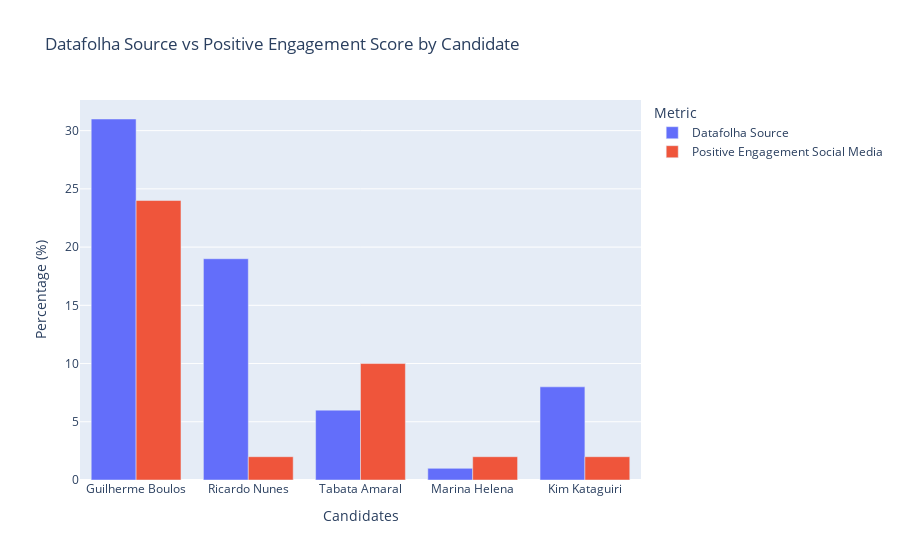

This figure's notebook cell:
### Code cell
fig = px.bar(df_comp,
             x='candidates',
             y=['Datafolha Source', 'Positive Engagement Social Media'],
             barmode='group',  # Grouped bar chart
             labels={'value': 'Value', 'variable': 'Metric', 'candidates': 'Candidates'},  # Rename labels
             title='Datafolha Source vs Positive Engagement Score by Candidate')

fig.update_layout(yaxis_title='Percentage (%)')  # Customizing y-axis title

fig.show()

### Figure 1 — Plotly figure (JSON) as saved in the notebook; plotly's stock layout.template omitted (floating-point values rounded to 4 significant figures)
{"data": [{"alignmentgroup": "True", "hovertemplate": "Metric=Datafolha Source<br>Candidates=%{x}<br>Value=%{y}<extra></extra>", "legendgroup": "Datafolha Source", "marker": {"color": "#636efa", "pattern": {"shape": ""}}, "name": "Datafolha Source", "offsetgroup": "Datafolha Source", "orientation": "v", "showlegend": true, "textposition": "auto", "type": "bar", "x": ["Guilherme Boulos", "Ricardo Nunes", "Tabata Amaral", "Marina Helena", "Kim Kataguiri"], "xaxis": "x", "y": [31, 19, 6, 1, 8], "yaxis": "y"}, {"alignmentgroup": "True", "hovertemplate": "Metric=Positive Engagement Social Media<br>Candidates=%{x}<br>Value=%{y}<extra></extra>", "legendgroup": "Positive Engagement Social Media", "marker": {"color": "#EF553B", "pattern": {"shape": ""}}, "name": "Positive Engagement Social Media", "offsetgroup": "Positive Engagement Social Media", "orientation": "v", "showlegend": true, "textposition": "auto", "type": "bar", "x": ["Guilherme Boulos", "Ricardo Nunes", "Tabata Amaral", "Marina Helena", "Kim Kataguiri"], "xaxis": "x", "y": [24, 2, 10, 2, 2], "yaxis": "y"}], "layout": {"barmode": "group", "legend": {"title": {"text": "Metric"}, "tracegroupgap": 0}, "title": {"text": "Datafolha Source vs Positive Engagement Score by Candidate"}, "xaxis": {"anchor": "y", "domain": [0, 1], "title": {"text": "Candidates"}}, "yaxis": {"anchor": "x", "domain": [0, 1], "title": {"text": "Percentage (%)"}}}}
